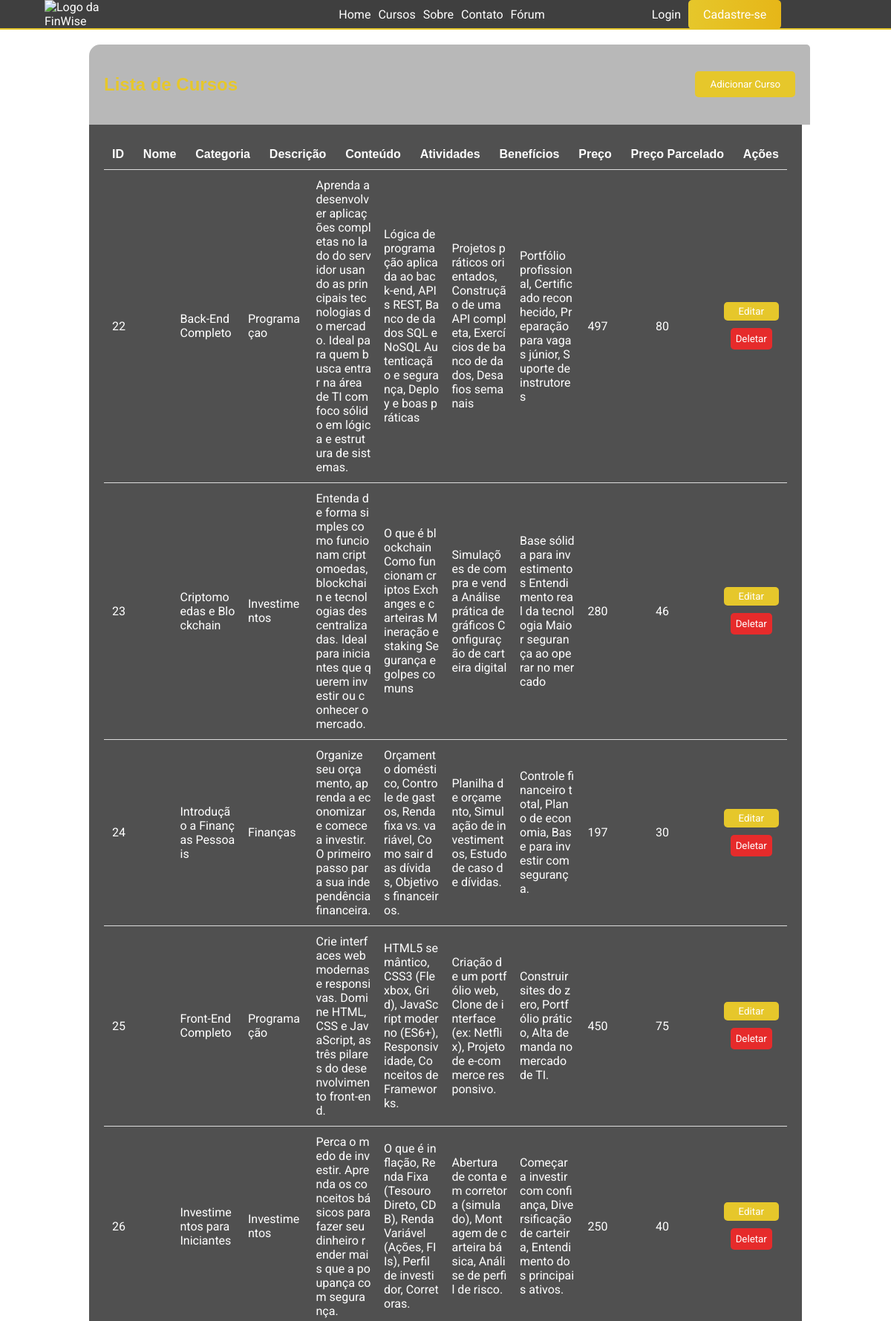
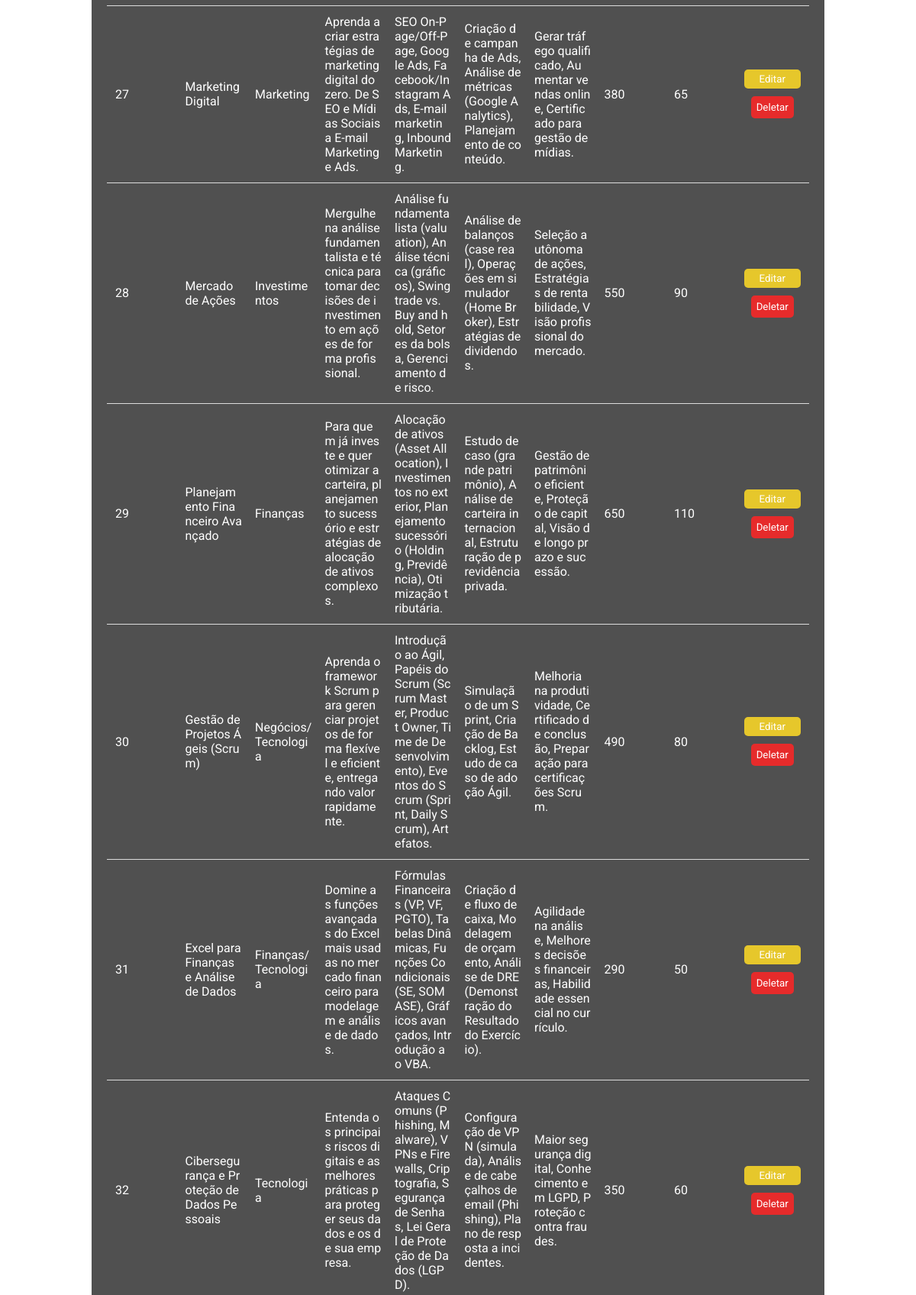
The app's page /adicionar.php (upper part) with its own data (2 pictures, top to bottom).
### tables this page shows
CREATE TABLE `cursos` (
  `Id_curso` int(11) NOT NULL,
  `Categoria` varchar(100) DEFAULT NULL,
  `Nome` varchar(100) DEFAULT NULL,
  `Descrição` varchar(650) DEFAULT NULL,
  `Conteudo` varchar(650) DEFAULT NULL,
  `Atividades` varchar(650) DEFAULT NULL,
  `Beneficios` varchar(650) DEFAULT NULL,
  `Preço` varchar(120) DEFAULT NULL,
  `Preçoparce` varchar(120) DEFAULT NULL,
  `imagem` varchar(100) DEFAULT NULL
);

### adicionar.php (the view, shortened to what this page needs)
<?php
include('foto-perfil.php');
$sql = "SELECT * FROM cursos";
$result = $conn->query($sql);
?>
<!DOCTYPE html>
<html lang="pt-br">
<head>
<link rel="stylesheet" href="header.css">
<link rel="stylesheet" href="adicionar.css">
</head>
<body>
<header>
    <div id="logo">
        <img src="Mídias/Logo branca.png" alt="Logo da FinWise" />
    </div>
    <nav>
        <ul>
            <li><a id="home" href="index.php">Home</a></li>
            <li><a id="cursos" href="cursos.php">Cursos</a></li>
            <li><a id="sobre" href="sobre.php">Sobre</a></li>
            <li><a id="contato" href="contato.php">Contato</a></li>
            <li><a id="forum" href="forum.php">Fórum</a></li>
        </ul>
        <ul>
            <?php
            if (!isset($_SESSION['usuario'])) {
                echo '<li><a href="login.php">Login</a></li>';
                echo '<li><a id="cadastro" href="cadastro.php">Cadastre-se</a></li>';
            }
            ?>
        </ul>
    </nav>
</header>
<main>
<div id="tabela">
<div id="topo-tabela">
    <h2>Lista de Cursos</h2>
    <button id="btnAddCurso">Adicionar Curso</button>
</div>
<table>
<tr>
    <th>ID</th><th>Nome</th><th>Categoria</th><th>Descrição</th>
    <th>Conteúdo</th><th>Atividades</th><th>Benefícios</th>
    <th>Preço</th><th>Preço Parcelado</th><th>Ações</th>
</tr>
<?php
if ($result->num_rows > 0) {
    while($row = $result->fetch_assoc()) {
        echo "<tr>
            <td>{$row['Id_curso']}</td>
            <td>{$row['Nome']}</td>
            <td>{$row['Categoria']}</td>
            <td>{$row['Descrição']}</td>
            <td>{$row['Conteudo']}</td>
            <td>{$row['Atividades']}</td>
            <td>{$row['Beneficios']}</td>
            <td>{$row['Preço']}</td>
            <td>{$row['Preçoparce']}</td>
            <td class='butoes'>
                <button class='btn-editar'
                    data-id='{$row['Id_curso']}'
                    data-nome='{$row['Nome']}'
                    data-categoria='{$row['Categoria']}'
                    data-descricao='{$row['Descrição']}'
                    data-conteudo='{$row['Conteudo']}'
                    data-atividades='{$row['Atividades']}'
                    data-beneficios='{$row['Beneficios']}'
                    data-preco='{$row['Preço']}'
                    data-precoparce='{$row['Preçoparce']}'>Editar</button>
                <form action='apagar.php' method='post' style='display:inline-block;'>
                    <input type='hidden' name='id' value='{$row['Id_curso']}'>
                    <button class='btn-deletar' id='{$row['Id_curso']}'>Deletar</button>
                </form>
            </td>
        </tr>";
    }
} else {
    echo "<tr><td colspan='10' style='text-align:center;'>Nenhum curso cadastrado.</td></tr>";
}
?>
</table>
</div>
</main>
</body>
</html>

### header.css (style rules this page uses)
h1, h2, h3, h4, h5, h6, th, strong, span { font-family: 'Montserrat', sans-serif; }
p, a, li, button, input, textarea, label, div { font-family: 'Roboto'; }
#home, #cursos, #sobre, #contato, #forum { text-decoration: none; color: #ffffff; transition: ease 0.3s; }
body { margin: 0; background-image: url("Mídias/fundo.png"); background-repeat: no-repeat; background-size: cover; background-position: center; cursor: default; transition: ease 0.3s; }
header { background-color: rgba(16, 16, 16, 0.8); display: flex; font-family: 'Lovelo'; justify-content: space-evenly; color: #ffffff; align-items: center; justify-self: center; width: 100%; transition: ease 0.3s; position: sticky; top: 0; backdrop-filter: blur(5px); border-bottom: solid 2px #E6C72B; z-index: 1000; }
header img { width: 18%; margin: 0%; }
#cadastro { background-image: linear-gradient(to right, #E6C72B, #e6b618); padding: 10px 20px; border-radius: 5px; transition: ease 0.3s; }
header nav { display: flex; align-items: center; gap: 20px; width: 60%; }
header ul { list-style: none; margin: 0; padding: 0; display: flex; gap: 10px; justify-content: center; align-items: center; margin-left: 25px; margin-right: 25px; width: 100%; }
header a { text-decoration: none; color: #ffffff; transition: ease 0.3s; }
#logo { display: flex; align-items: center; width: 25%; }
#logo img { width: 35%; margin-right: 10px; }

### adicionar.css (style rules this page uses)
main { display: flex; flex-direction: column; align-items: center; }
body { display: flex; flex-direction: column; align-items: center; }
table { display: flex; flex-direction: column; align-items: center; width: 100%; background-color: rgb(80, 80, 80); color: white; font-family: 'Roboto'; border-bottom-left-radius: 15px; border-bottom-right-radius: 15px; margin-top: 0; padding: 20px; }
tr { display: flex; justify-content: space-between; padding: 10px; text-align: left; border-bottom: 1px solid #ddd; gap: 15px; }
td { width: 10%; text-align: left; word-break: break-all; display: flex; align-items: center; justify-content: flex-start; }
#topo-tabela { background-color: rgba(50, 50, 50, 0.344); color: #E6C72B; display: flex; flex-direction: row; align-items: center; justify-content: space-between; padding: 20px; border-top-left-radius: 15px; border-top-right-radius: 5px; margin: auto; margin-bottom: 0; width: 97%; }
main { margin: 20px; width: 80%; }
.btn-editar { background-color: #E6C72B; color: rgb(255, 255, 255); text-decoration: none; padding: 5px; width: 100%; border-radius: 5px; outline: none; border: none; transition: ease 0.3s; }
.btn-deletar { background-color: #e62b2b; color: white; text-decoration: none; border: none; padding: 7px; border-radius: 5px; transition: ease 0.3s; }
.butoes { display: flex; flex-direction: column; justify-content: center; align-items: center; gap: 10px; }
#btnAddCurso { background-color: #E6C72B; color: #ffffff; border: none; padding: 10px 20px; border-radius: 5px; cursor: pointer; transition: ease 0.3s; }

### adicionar.php (style rules this page uses)
form { display:flex; flex-direction:column; gap:10px; }

### records on screen
cursos: Id_curso "22", Nome "Back-End Completo", Categoria "Programaçao", Descrição "Aprenda a desenvolver aplicações completas no lado do servidor usando as principais tecnologias do mercado. Ideal para quem busca entrar na área de TI com foco sólido em lógica e estrutura de sistemas.", Conteudo "Lógica de programação aplicada ao back-end, APIs REST, Banco de dados SQL e NoSQL Autenticação e segurança, Deploy e boas práticas", Atividades "Projetos práticos orientados, Construção de uma API completa, Exercícios de banco de dados, Desafios semanais", Beneficios "Portfólio profissional, Certificado reconhecido, Preparação para vagas júnior, Suporte de instrutores", Preço "497", Preçoparce "80"
cursos: Id_curso "23", Nome "Criptomoedas e Blockchain", Categoria "Investimentos", Descrição "Entenda de forma simples como funcionam criptomoedas, blockchain e tecnologias descentralizadas. Ideal para iniciantes que querem investir ou conhecer o mercado.", Conteudo "O que é blockchain Como funcionam criptos Exchanges e carteiras Mineração e staking Segurança e golpes comuns", Atividades "Simulações de compra e venda Análise prática de gráficos Configuração de carteira digital", Beneficios "Base sólida para investimentos Entendimento real da tecnologia Maior segurança ao operar no mercado", Preço "280", Preçoparce "46"
cursos: Id_curso "24", Nome "Introdução a Finanças Pessoais", Categoria "Finanças", Descrição "Organize seu orçamento, aprenda a economizar e comece a investir. O primeiro passo para sua independência financeira.", Conteudo "Orçamento doméstico, Controle de gastos, Renda fixa vs. variável, Como sair das dívidas, Objetivos financeiros.", Atividades "Planilha de orçamento, Simulação de investimentos, Estudo de caso de dívidas.", Beneficios "Controle financeiro total, Plano de economia, Base para investir com segurança.", Preço "197", Preçoparce "30"
cursos: Id_curso "25", Nome "Front-End Completo", Categoria "Programação", Descrição "Crie interfaces web modernas e responsivas. Domine HTML, CSS e JavaScript, as três pilares do desenvolvimento front-end.", Conteudo "HTML5 semântico, CSS3 (Flexbox, Grid), JavaScript moderno (ES6+), Responsividade, Conceitos de Frameworks.", Atividades "Criação de um portfólio web, Clone de interface (ex: Netflix), Projeto de e-commerce responsivo.", Beneficios "Construir sites do zero, Portfólio prático, Alta demanda no mercado de TI.", Preço "450", Preçoparce "75"
cursos: Id_curso "26", Nome "Investimentos para Iniciantes", Categoria "Investimentos", Descrição "Perca o medo de investir. Aprenda os conceitos básicos para fazer seu dinheiro render mais que a poupança com segurança.", Conteudo "O que é inflação, Renda Fixa (Tesouro Direto, CDB), Renda Variável (Ações, FIIs), Perfil de investidor, Corretoras.", Atividades "Abertura de conta em corretora (simulado), Montagem de carteira básica, Análise de perfil de risco.", Beneficios "Começar a investir com confiança, Diversificação de carteira, Entendimento dos principais ativos.", Preço "250", Preçoparce "40"
cursos: Id_curso "27", Nome "Marketing Digital", Categoria "Marketing", Descrição "Aprenda a criar estratégias de marketing digital do zero. De SEO e Mídias Sociais a E-mail Marketing e Ads.", Conteudo "SEO On-Page/Off-Page, Google Ads, Facebook/Instagram Ads, E-mail marketing, Inbound Marketing.", Atividades "Criação de campanha de Ads, Análise de métricas (Google Analytics), Planejamento de conteúdo.", Beneficios "Gerar tráfego qualificado, Aumentar vendas online, Certificado para gestão de mídias.", Preço "380", Preçoparce "65"
cursos: Id_curso "28", Nome "Mercado de Ações", Categoria "Investimentos", Descrição "Mergulhe na análise fundamentalista e técnica para tomar decisões de investimento em ações de forma profissional.", Conteudo "Análise fundamentalista (valuation), Análise técnica (gráficos), Swing trade vs. Buy and hold, Setores da bolsa, Gerenciamento de risco.", Atividades "Análise de balanços (case real), Operações em simulador (Home Broker), Estratégias de dividendos.", Beneficios "Seleção autônoma de ações, Estratégias de rentabilidade, Visão profissional do mercado.", Preço "550", Preçoparce "90"
cursos: Id_curso "29", Nome "Planejamento Financeiro Avançado", Categoria "Finanças", Descrição "Para quem já investe e quer otimizar a carteira, planejamento sucessório e estratégias de alocação de ativos complexos.", Conteudo "Alocação de ativos (Asset Allocation), Investimentos no exterior, Planejamento sucessório (Holding, Previdência), Otimização tributária.", Atividades "Estudo de caso (grande patrimônio), Análise de carteira internacional, Estruturação de previdência privada.", Beneficios "Gestão de patrimônio eficiente, Proteção de capital, Visão de longo prazo e sucessão.", Preço "650", Preçoparce "110"
cursos: Id_curso "30", Nome "Gestão de Projetos Ágeis (Scrum)", Categoria "Negócios/Tecnologia", Descrição "Aprenda o framework Scrum para gerenciar projetos de forma flexível e eficiente, entregando valor rapidamente.", Conteudo "Introdução ao Ágil, Papéis do Scrum (Scrum Master, Product Owner, Time de Desenvolvimento), Eventos do Scrum (Sprint, Daily Scrum), Artefatos.", Atividades "Simulação de um Sprint, Criação de Backlog, Estudo de caso de adoção Ágil.", Beneficios "Melhoria na produtividade, Certificado de conclusão, Preparação para certificações Scrum.", Preço "490", Preçoparce "80"
cursos: Id_curso "31", Nome "Excel para Finanças e Análise de Dados", Categoria "Finanças/Tecnologia", Descrição "Domine as funções avançadas do Excel mais usadas no mercado financeiro para modelagem e análise de dados.", Conteudo "Fórmulas Financeiras (VP, VF, PGTO), Tabelas Dinâmicas, Funções Condicionais (SE, SOMASE), Gráficos avançados, Introdução ao VBA.", Atividades "Criação de fluxo de caixa, Modelagem de orçamento, Análise de DRE (Demonstração do Resultado do Exercício).", Beneficios "Agilidade na análise, Melhores decisões financeiras, Habilidade essencial no currículo.", Preço "290", Preçoparce "50"
cursos: Id_curso "32", Nome "Cibersegurança e Proteção de Dados Pessoais", Categoria "Tecnologia", Descrição "Entenda os principais riscos digitais e as melhores práticas para proteger seus dados e os de sua empresa.", Conteudo "Ataques Comuns (Phishing, Malware), VPNs e Firewalls, Criptografia, Segurança de Senhas, Lei Geral de Proteção de Dados (LGPD).", Atividades "Configuração de VPN (simulada), Análise de cabeçalhos de email (Phishing), Plano de resposta a incidentes.", Beneficios "Maior segurança digital, Conhecimento em LGPD, Proteção contra fraudes.", Preço "350", Preçoparce "60"
